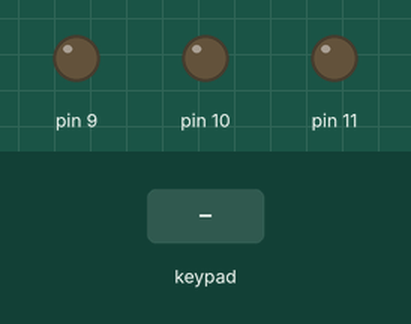
Recording of a sketch running on a simulated Arduino Uno, built with avr-gcc and run on an emulated ATmega328P. Parts: output pins drawn as LEDs (lit = HIGH). The test bench sets the inputs (shaded band).

Above: at 1.2 s.
1.3 s: key 'D' pressed
At 7.3 s:
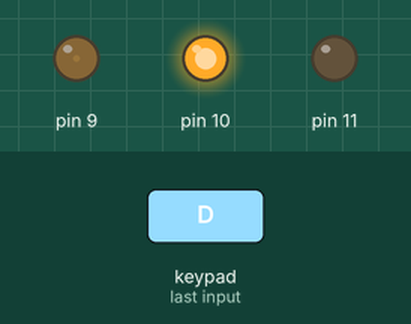
At 12.3 s:
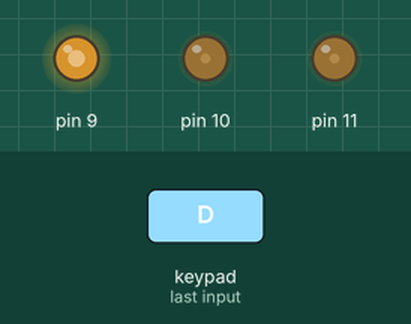
Timing chart, 0 to 18.8 s (numbered marks = the images above; inputs shaded):
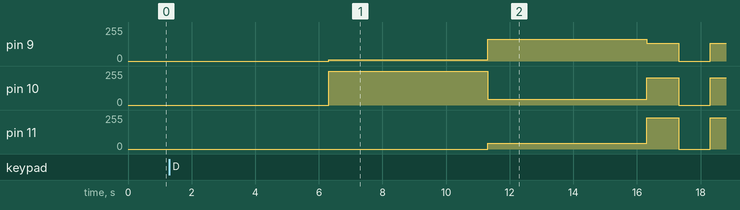

The sketch:

main.ino
```cpp
//3 band resistor color code identifier
//author : riyazurrazak

#include <Keypad.h>

const byte ROWS = 4;
const byte COLS = 4;

char hexaKeys[ROWS][COLS] = {
    {'1', '2', '3', 'A'},
    {'4', '5', '6', 'B'},
    {'7', '8', '9', 'C'},
    {'*', '0', '#', 'D'}};

byte rowPins[ROWS] = {12, 8, 7, 6};
byte colPins[COLS] = {5, 4, 3, 2};
Keypad customKeypad = Keypad(makeKeymap(hexaKeys), rowPins, colPins, ROWS, COLS);

double value = 0.0;
String res_val = "";
int flag = 0;

void setup()
{
    Serial.begin(9600);
    pinMode(9, OUTPUT);
    pinMode(10, OUTPUT);
    pinMode(11, OUTPUT);
}

void loop()
{
    char customKey = customKeypad.getKey();

    if (customKey == 'D')
    {
        if (flag == 0)
            value = res_val.toDouble();
        getColorCode(value);
    }

    if (isdigit(customKey))
        res_val += customKey;

    if (customKey == '*')
        res_val += '.';

    if (customKey == 'A')
    {
        value = res_val.toDouble();
        value *= 10;
        flag = 1;
    }

    if (customKey == 'B')
    {
        value = res_val.toDouble();
        value *= 100;
        flag = 1;
    }

    if (customKey == 'C')
    {
        value = res_val.toDouble();
        value *= 1000;
        flag = 1;
    }

    if (customKey == '#')
    {
        value = 0.0;
        flag = 0;
        res_val = "";
    }
}

void RGB(int red, int green, int blue)
{
    analogWrite(9, red);
    analogWrite(10, green);
    analogWrite(11, blue);
}

void getColorCode(double value)
{
    String val = String(value);
    //rgb color codes
    int colors[][3] = {
        {0, 0, 0},
        {165, 42, 42},
        {255, 0, 0},
        {255, 165, 0},
        {255, 255, 0},
        {0, 255, 0},
        {0, 0, 255},
        {238, 130, 238},
        {125, 125, 125},
        {255, 255, 255}

    };

    int pos = val.indexOf('.');
    int f_b = val[0] - '0';
    int s_b = val[1] - '0';
    String multiplier = val.substring(2, pos);
    int t_b = multiplier.length();
    RGB((colors[f_b][0]), colors[f_b][1], colors[f_b][2]);
    delay(5000);
    RGB((colors[s_b][0]), colors[s_b][1], colors[s_b][2]);
    delay(5000);
    RGB((colors[t_b][0]), colors[t_b][1], colors[t_b][2]);
    delay(5000);
    blink();
}

void blink()
{
    int flag = 1;
    while (flag < 5)
    {
        RGB(135, 206, 235);
        delay(1000);
        RGB(0, 0, 0);
        delay(1000);
        flag++;
    }
}
```

Measured:
- after the input at 1.3 s, pin 9: 0/255 → 10/255 after 5.0 s, → 165/255 5.0 s later, → 135/255 5.0 s later, → 0/255 1.0 s later, … (5 changes in this stretch); pin 10: 0/255 → 255/255 after 5.0 s, → 42/255 5.0 s later, → 206/255 5.0 s later, → 0/255 1.0 s later, … (5 changes in this stretch)
